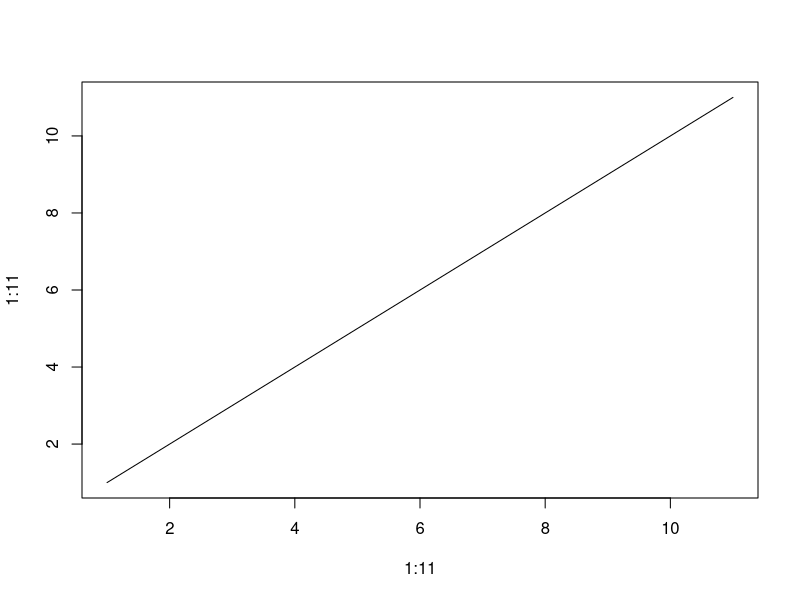

Source code (R):
## ---- chunk 1
knitr::opts_chunk$set(echo = TRUE)
## ---- chunk 2
plot(1:11, 1:11, type = "l")
